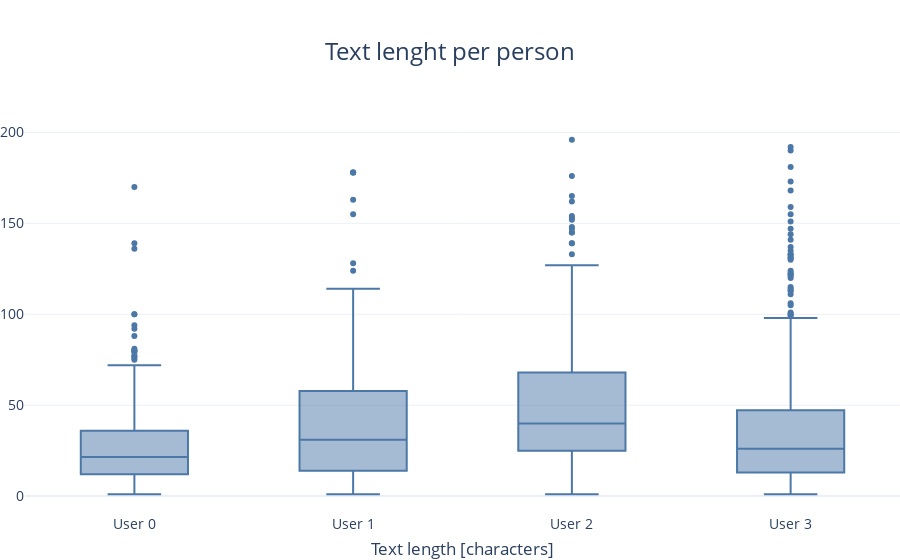

This figure's notebook cell:
### Code cell
box1=P.boxplot(data = plot_data, y="text_length", x="person", title_text="Text lenght per person", xaxis_title="Text length [characters]")
box1.show()

### Figure 1 — Plotly figure (JSON) as saved in the notebook; plotly's stock layout.template omitted (floating-point values rounded to 4 significant figures; data arrays with more than 128 entries replaced by an {"elided": "..."} marker saying what was removed)
{"data": [{"alignmentgroup": "True", "hovertemplate": "person=%{x}<br>text_length=%{y}<extra></extra>", "legendgroup": "", "marker": {"color": "#4C78A8"}, "name": "", "notched": false, "offsetgroup": "", "orientation": "v", "showlegend": false, "type": "box", "x": {"elided": "1424 str values"}, "x0": " ", "xaxis": "x", "y": {"elided": "1424 int values"}, "y0": " ", "yaxis": "y"}], "layout": {"autosize": true, "boxmode": "group", "font": {"size": 14}, "legend": {"orientation": "h", "tracegroupgap": 0, "y": -0.3}, "margin": {"b": 0, "l": 0, "r": 0, "t": 120}, "title": {"font": {"size": 24}, "text": "Text lenght per person", "x": 0.5}, "xaxis": {"anchor": "y", "domain": [0, 1], "title": {"text": "Text length [characters]"}}, "yaxis": {"anchor": "x", "domain": [0, 1], "title": {}}}}
